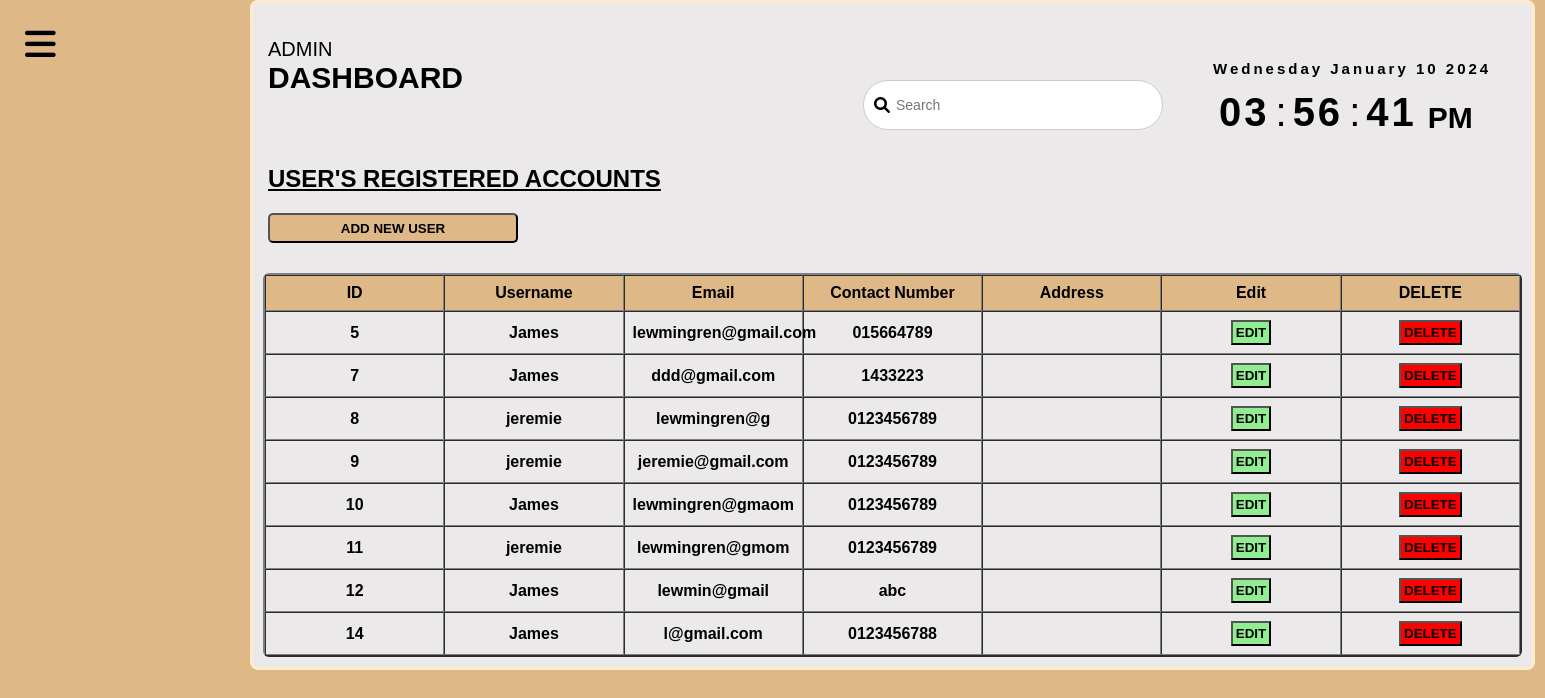
The app's page /AdminModule/SubUserAccSuper.php (signed in), older data.
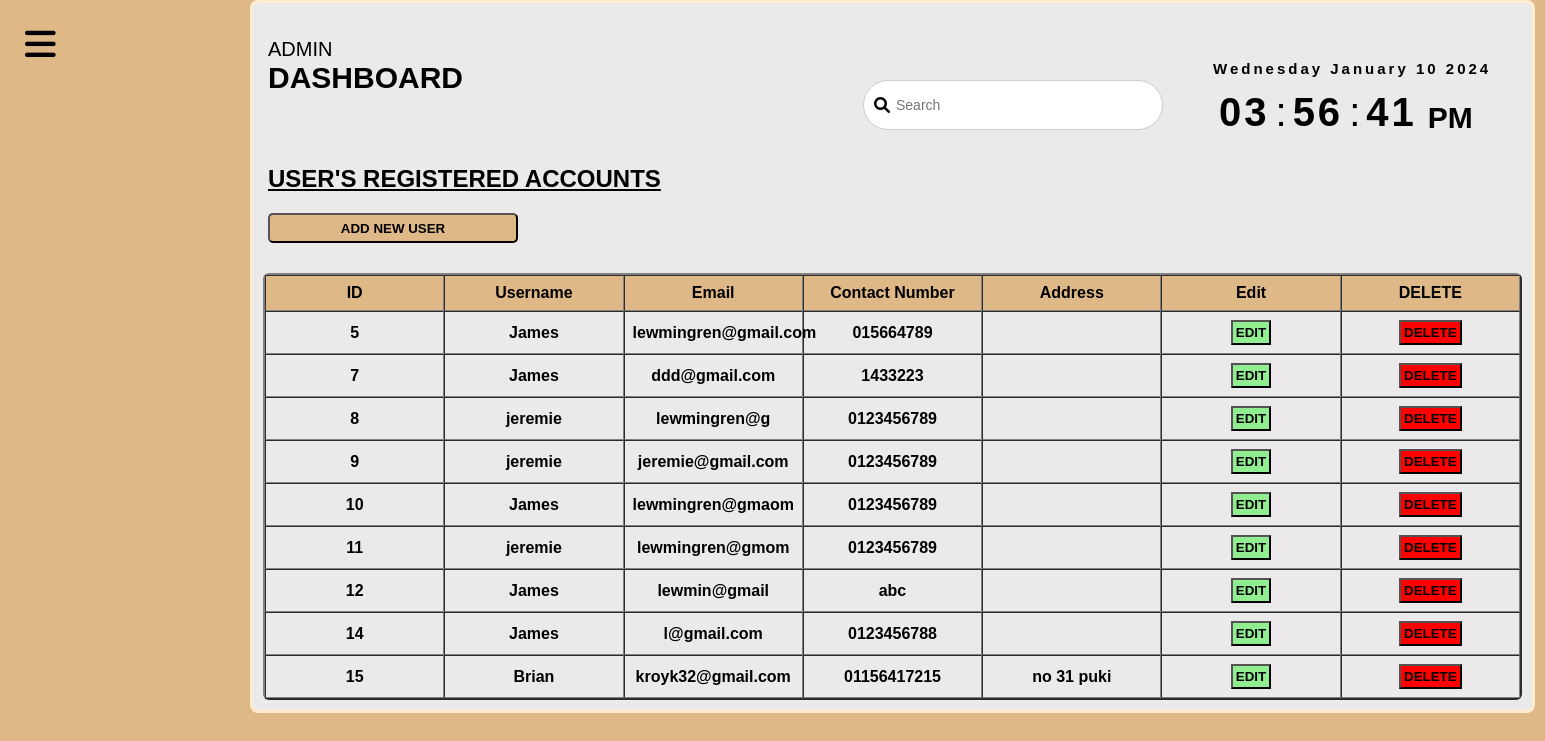
The same page, newer data.
### tables this page shows
CREATE TABLE `users` (
  `id` int(11) NOT NULL,
  `name` varchar(255) DEFAULT NULL,
  `contact_number` varchar(20) DEFAULT NULL,
  `email` varchar(255) DEFAULT NULL,
  `password` varchar(255) DEFAULT NULL,
  `address` varchar(500) NOT NULL,
  `city` varchar(500) NOT NULL,
  `state` varchar(300) NOT NULL,
  `postcode` int(11) NOT NULL,
  `updated_time` timestamp NOT NULL DEFAULT current_timestamp() ON UPDATE current_timestamp(),
  `code` varchar(10) NOT NULL
);

### AdminModule/SubUserAccSuper.php (the view, shortened to what this page needs)
<?php
include('DataConnect.php');
?>
<!DOCTYPE html>
<html>
    <head>
        <link rel="stylesheet" href="Admin_Style.css">
        <link rel="stylesheet" href="https://cdnjs.cloudflare.com/ajax/libs/font-awesome/6.0.0/css/all.min.css">
    </head>
    <body>
        <div class="menu-btn">
            <i class="fas fa-bars"></i>
        </div>
        <div class="datetime">
            <div class="main-content">
                <div class="header-title">
                    <span> Admin </span>
                    <h2> Dashboard </h2>
                </div>
            </div>
            <div class="search-box">
                    <i class="fa-solid fa-search"> </i>
                    <input type="text" placeholder="Search">
                </div>
            <div class="date">
                <span id="day"> Day </span>
                <span id="month"> Month </span>
                <span id="daynum"> 00 </span>
                <span id="year"> Year </span>
            </div>
            <div class="time">
                <span id="hour"> 00 </span>:
                <span id="minutes"> 00 </span>:
                <span id="seconds"> 00 </span>
                <span id="period"> AM </span>
            </div>
            <div class="userTable">
            <h2 style="margin-left:5px;text-transform:uppercase;text-decoration:underline;margin-top:35px;"> User's Registered Accounts </h2>
            <div class="addUserbtn">
                <button style="background:burlywood;margin-top:20px;margin-left:5px;width:250px;height:30px;cursor:pointer;font-weight:bold;border-radius:5px;">
                    ADD NEW USER
                </button>
            </div>
            <?php
                $result = mysqli_query($connect, "SELECT * FROM users");
            ?>
                <table class="adminAcc" border="2" cellspacing="0" >
                    <tr class="headings">
                        <th> ID </th>
                        <th> Username </th>
                        <th> Email </th>
                        <th> Contact Number </th>
                        <th> Address </th>
                        <th> Edit </th>
                        <th> DELETE</th>
                    </tr>
                    <?php
                        while($row=mysqli_fetch_assoc($result))
                        {
                    ?>
                    <tr>
                        <th> <?php echo $row["id"]; ?> </th>
                        <th> <?php echo $row["name"]; ?> </th>
                        <th> <?php echo $row["email"]; ?> </th>
                        <th> <?php echo $row["contact_number"]; ?> </th>
                        <th> <?php echo $row["address"]; ?> </th>
                        <th>
                            <form method="post" action="EditUserSuper.php">
                                <button type="submit" name="edit-btn" class="edit"> EDIT </button>
                            </form>
                        </th>
                        <th>
                            <form method="post">
                                <button type="submit" name="dlt-btn" class="dlt" onclick="return confirm('Are you sure you want to delete this record?')"> DELETE </button>
                            </form>
                        </th>
                    </tr>
                    <?php
                        }
                    ?>
                </table>
            </div>
        </div>
    </body>
</html>

Row changes from the older to the newer data that the page shows:
added users: id "15", name "Brian", email "kroyk32@gmail.com", contact_number "01156417215", address "no 31 puki"
